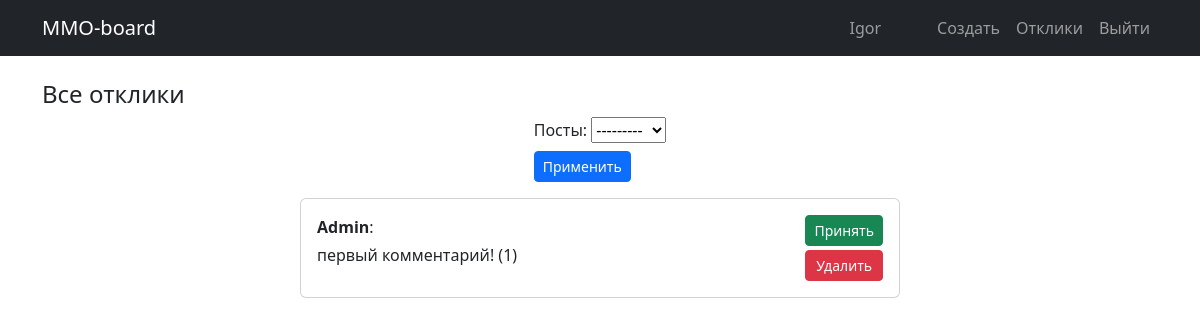
The app's page /replies/ (signed in), older data.
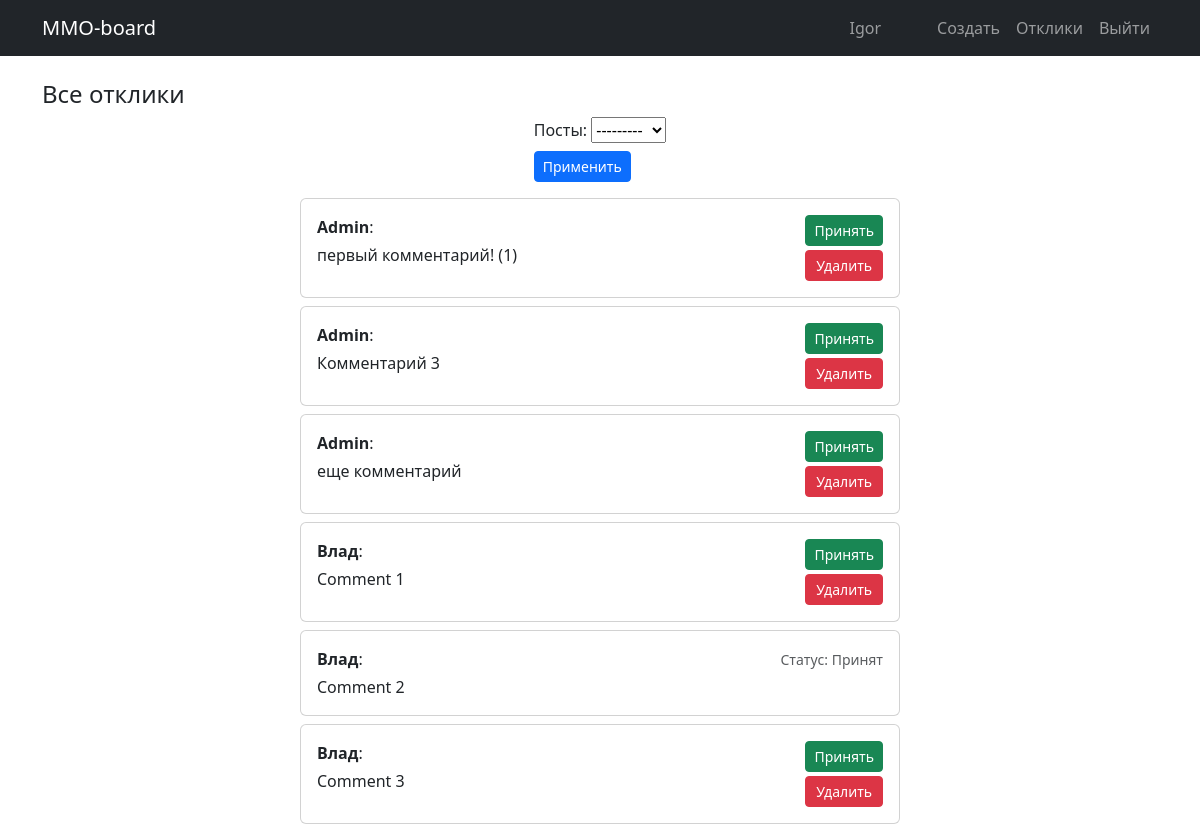
The same page, newer data.
### board/models.py (models this page shows, shortened)
class CustomUser(AbstractUser):
    is_verified = models.BooleanField(default=False)
    confirmation_token = models.CharField(max_length=6, blank=True, null=True)
    token_created_at = models.DateTimeField(auto_now_add=True)

class Reply(models.Model):
    user = models.ForeignKey(settings.AUTH_USER_MODEL, on_delete=models.CASCADE, related_name='user_replies')
    post = models.ForeignKey(Post, on_delete=models.CASCADE, related_name='post_replies')
    content = models.TextField()
    created_at = models.DateTimeField(auto_now_add=True)
    is_accepted = models.BooleanField(default=False)
    class Meta:
        ordering = ['created_at']

### board/views.py (the view)
# urls.py: path("replies/", views.RepliesView.as_view(), name="replies"),
class RepliesView(LoginRequiredMixin, ListView):
    def __init__(self):
        super().__init__()
        self.filter = None
    model = Reply
    context_object_name = 'comments'
    template_name = 'board/actions/replies.html'
    filterset_class = ReplyFilter
    def get_queryset(self):
        base_qs = super().get_queryset()
        qs = base_qs.filter(post__user=self.request.user)
        self.filter = ReplyFilter(self.request.GET, queryset=qs, request=self.request.user)
        return self.filter.qs
    def get_context_data(self, **kwargs):
        context = super().get_context_data(**kwargs)
        context['filter'] = self.filter
        return context

### board/models.py (called while the page is built)
    def __str__(self):
        return self.title

### board/templates/board/actions/replies.html (shortened to what this page needs)
{% extends "base.html" %}
{% block content %}
<h4>Все отклики</h4>
<form action="" method="get" class="mb-3">
    <div class="d-flex justify-content-center align-items-start flex-column" style="width: max-content; margin: 0 auto;">
        {{ filter.form }}
        <input class="btn btn-primary btn-sm mt-2" type="submit" value="Применить">
    </div>
</form>
{% if comments %}
    {% for comment in comments %}
        <div class="card mb-2 mx-auto" style="max-width: 600px;">
            <div class="card-body d-flex justify-content-between align-items-start">
                <div>
                    <p class="mb-1"><strong>{{ comment.user.username }}</strong>:</p>
                    <p class="mb-0">{{ comment.content }}</p>
                </div>
                {% if not comment.is_accepted %}
                    <div class="d-flex flex-column ms-3">
                        <a class="btn btn-success btn-sm mb-1" href="{% url 'board:confirm_comment' comment.id %}">Принять</a>
                        <a class="btn btn-danger btn-sm" href="{% url 'board:delete_comment' comment.id %}">Удалить</a>
                    </div>
                {% else %}
                    <div class="ms-3">
                        <small class="text-muted">Статус: Принят</small>
                    </div>
                {% endif %}
            </div>
        </div>
    {% endfor %}
{% else %}
    <h5 class="text-center mt-4">Нет откликов!</h5>
{% endif %}
{% endblock content %}

### templates/base.html (shortened to what this page needs)
<!doctype html>
<html lang="ru">
  <head>
    <link href="https://cdn.jsdelivr.net/npm/bootstrap@5.3.2/dist/css/bootstrap.min.css" rel="stylesheet">
    {% load static %}
    <link href="{% static 'css/style.css' %}" rel="stylesheet">
  </head>
  <body>
    <nav class="navbar navbar-expand-md navbar-dark bg-dark mb-4">
      <div class="container">
        <a class="navbar-brand" href="{% url 'board:post_list' %}">MMO-board</a>
        <div class="collapse navbar-collapse">
          <ul class="navbar-nav ms-auto align-items-center">
            {% if user.is_authenticated %}
              <li class="nav-item"><span class="navbar-text me-5">{{ user.username }}</span></li>
              <li class="nav-item"><a class="nav-link" href="{% url 'board:post_add' %}">Создать</a></li>
              <li class="nav-item"><a class="nav-link" href="{% url 'board:replies' %}">Отклики</a></li>
              <li class="nav-item"><a class="nav-link" href="{% url 'board:logout_view' %}">Выйти</a></li>
            {% else %}
              <li class="nav-item"><a class="nav-link" href="{% url 'board:register' %}">Регистрация</a></li>
              <li class="nav-item"><a class="nav-link" href="{% url 'board:login' %}">Войти</a></li>
            {% endif %}
          </ul>
        </div>
      </div>
    </nav>
    <main class="container">
      {% block content %}{% endblock %}
    </main>
  </body>
</html>

Row changes from the older to the newer data that the page shows:
added Reply: user.username "Admin", content "Комментарий 3", is_accepted "Принять"
added Reply: user.username "Admin", content "еще комментарий", is_accepted "Принять"
added Reply: user.username "Влад", content "Comment 1", is_accepted "Принять"
added Reply: user.username "Влад", content "Comment 2", is_accepted "Статус: Принят"
added Reply: user.username "Влад", content "Comment 3", is_accepted "Принять"
